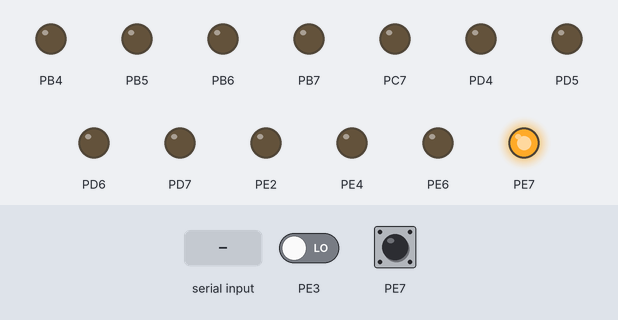
Recording of a program running on a simulated ATmega64, built with avr-gcc and emulated at 8 MHz. Shown: output pins drawn as LEDs (lit = HIGH). Inputs (shaded band) come from the test bench; at power-on: PE7 LOW, PE3 LOW. Pins used as bus, display or sensor lines are not drawn; what the program prints to the serial monitor is not drawn.

Above: at 1.2 s.
1.3 s: PE7 pulled LOW for 0.15 s
At 1.8 s:
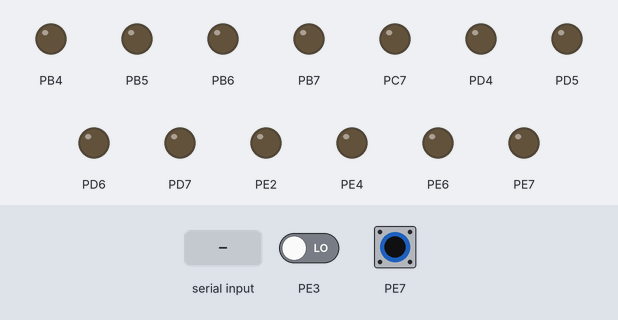
2.9 s: "1" received over the second serial link
Timing chart, 0 to 5.9 s (numbered marks = the images above; inputs shaded):
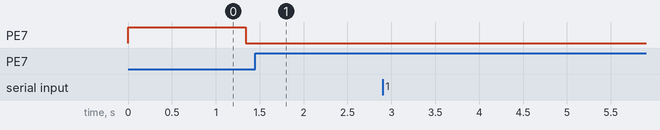

The program:

main.c
```c
#define F_CPU 8000000UL
#include <avr/io.h>
#include <avr/interrupt.h>
#include <util/delay.h>
#include <inttypes.h>
#include "rs.h"
#include "UART.h"
#include "lcd_init.h"

extern uint8_t data_fogad;
void Init();
void kijelzes(char asd);

int main(void)
{
    Init();
	char receive;
	char counter=0;
	char hely=0;
	LCD_goto(0, 0);

    while(1)
    {
		LCD_data(data_fogad);

		receive=USART_Receive();
		RS_sendframe(receive);

		kijelzes(receive);

		if (++counter==4)
		{
			counter=0;
			if (++hely==4)
			{
				hely=0;
			}
			LCD_goto(hely, 0);
		}
    }
}

void Init()
{
	USART_Init(MYUBRR);
	RS_init();
	LCD_init(0, 2);
}

void kijelzes(char asd)
{
	if (((asd&0xF0)>>4)<10) LCD_data(((asd&0xF0)>>4)+48);
	else LCD_data(((asd&0xF0)>>4)+55);

	if ((asd&0x0F)<10) LCD_data((asd&0x0F)+48);
	else LCD_data((asd&0x0F)+55);

	LCD_data(' ');
}
```

UART.c
```c
#include <avr/io.h>
#include "UART.h"

void USART_Init( unsigned int ubrr )
{
	/* Set baud rate */
	UBRR0H = (unsigned char)(ubrr>>8);
	UBRR0L = (unsigned char)ubrr;
	/* Enable receiver and transmitter */
	UCSR0B = (1<<RXEN0)|(1<<TXEN0);
	/* Set frame format: 8data, 2stop bit */
	UCSR0C = (1<<USBS0)|(1<<UCSZ00)|(1<<UCSZ01);

	/* Set baud rate */
	UBRR1H = (unsigned char)(ubrr>>8);
	UBRR1L = (unsigned char)ubrr;
	/* Enable receiver and transmitter */
	UCSR1B = (1<<RXEN1)|(1<<TXEN1)| (1 << RXCIE1);
	/* Set frame format: 8data, 2stop bit */
	UCSR1C = (1<<USBS1)|(3<<UCSZ10);
}

void USART_Transmit( unsigned char data )
{
	/* Wait for empty transmit buffer */
	while ( !( UCSR0A & (1<<UDRE0)) )
	;
	/* Put data into buffer, sends the data */
	UDR0 = data;
}

unsigned char USART_Receive( void )
{
	/* Wait for data to be received */
	while ( !(UCSR0A & (1<<RXC0)) )
	;
	/* Get and return received data from buffer */
	return UDR0;
}
```

UART.h
```c
#include <avr/io.h>

#ifndef UART_H_
#define UART_H_

#define FOSC 8000000// Clock Speed
#define BAUD 9600
#define MYUBRR FOSC/16/BAUD-1

unsigned char USART_Receive( void );
void USART_Init( unsigned int ubrr );
void USART_Transmit( unsigned char data );

#endif /* UART_H_ */
```

rs.c
```c
// rs.c
#include "rs.h"
#include <avr/interrupt.h>
#include <string.h>
#include "UART.h"
#define F_CPU 8000000UL
#include <util/delay.h>
#include "lcd_init.h"

uint8_t data_fogad;

void RS_init() {

	DDRB |= 0xF0;
	DDRD |= 0b11111000;
	DDRD &= 0b11111011;

	DDRC |= (1<<7);
	DDRE |= (1<<2);

	sei();
}

ISR(USART1_RX_vect)
{
	USART_Transmit(UDR1);
	data_fogad=UDR1;


	//if (((data_fogad&0xF0)>>4)<10) LCD_data(((data_fogad)>>4)+48);
	//else LCD_data(((data_fogad)>>4)+55);
	//
	//if ((data_fogad&0x0F)<10) LCD_data((data_fogad)+48);
	//else LCD_data((data_fogad&0x0F)+55);
	//
	//LCD_data(' ');
}

ISR(USART1_TX_vect) {
	UCSR1B &= ~(1<<TXCIE1);
	RS_releasebus();
}

void RS_drivebus() {
	PORTC |= (1<<7);
	PORTE |= (1<<2);
}

void RS_releasebus() {
	PORTC &= ~(1<<7);
	PORTE &= ~(1<<2);
}

void RS_sendframe(char data)
{
	RS_drivebus();

	UDR1 = data;
	while(!(UCSR1A&(1<<UDRE1))) {}

	UCSR1B |= (1<<TXCIE1);
}
```

rs.h
```c
//rs.h
#ifndef __RS485_H_
#define __RS485_H_

#include <inttypes.h>
#include <avr/io.h>

extern void RS_init();

extern void RS_drivebus();
extern void RS_releasebus();

extern void RS_sendframe(char data);

#endif
```

lcd_init.c
```c
#define F_CPU 8000000UL
#include <util/delay.h>
#include <inttypes.h>
#include <avr/io.h>
#include "lcd_init.h"

void LCD_init(uint8_t e_bl_cur, uint8_t nodl_cf)
{
	DDRE|=0xF0;  //data7...4 out    DDRE utolsó 4 bitjét kimenetre állítja
	DDRF|=(1<<LCD_RS)|(1<<LCD_RW)|(1<<LCD_EN);  //RS, R/W, EN out    DDRF 1,2,3 bitjét kimenetre állítja
	PORTF&=~(1<<LCD_RW);  //PORTF 2. bitjét 0-ba rakja   Write data
	PORTF&=~(1<<LCD_RS);  //PORTF 1. bitjébe 0-át rak
	PORTE=0x20;  //0x20 parancs: Function set -Sets interface data length    24.oldal hitachi, alap beállítások

	ENABLE  //delay
	ENABLE  //__| |__  EN bit 0-1 váltakozása talán az elõzõ parancs biztos beállta miatt
	ENABLE  //4 bites üzemmód, 8x5pixel, 2soros//üzemmód választás//nem tudjuk, hogy bekapcsolás után éppen milyenben van

	switch(nodl_cf)
	{
		case 0: LCD_cmd(0x20);
				LCD_cmd(0x20);
				LCD_cmd(0x20); break; // number of display lines: 1 line  character font 5x8
		case 1: LCD_cmd(0x24);
				LCD_cmd(0x24);
				LCD_cmd(0x24); break; // number of display lines: 1 line  character font 5x10
		case 2:	LCD_cmd(0x28);
				LCD_cmd(0x28);
				LCD_cmd(0x28); break; // number of display lines: 2 line  character font 5x8  ezt használd
		case 3: LCD_cmd(0x2C);
				LCD_cmd(0x2C);
				LCD_cmd(0x2C); break; // number of display lines: 2 line  character font 5x10 ugyan az
	}

	LCD_cmd(0x02);
	LCD_cmd(0x01);

	switch(e_bl_cur)
	{
		case 0: LCD_cmd(0x08 | (1<<LCD_E) | (0<<LCD_CUR) | (0<<LCD_BL)); break; //kurzor villog ki, aláhúzás ki, LCD be 0x08
		case 1: LCD_cmd(0x08 | (1<<LCD_E) | (0<<LCD_CUR) | (1<<LCD_BL)); break; //kurzor villog ki, aláhúzás be, LCD be 0x10
		case 2: LCD_cmd(0x08 | (1<<LCD_E) | (1<<LCD_CUR) | (0<<LCD_BL)); break; //kurzor villog be, aláhúzás ki, LCD be 0x12
		case 3: LCD_cmd(0x08 | (1<<LCD_E) | (1<<LCD_CUR) | (1<<LCD_BL)); break; //kurzor villog be, aláhúzás be, LCD be 0x14
	}
}

void LCD_busy(void)
{													//BF olvasása
	uint8_t busy;
	DDRE&=~(1<<PE7);  //DDRE 7. bitjébe 0-át rak? bemenet    ott olvassuk majd a BF-et (D7-PE7)
	PORTF&=~(1<<LCD_RS);  //Státusz infó   PORTF 1. bitje 0
	PORTF|=(1<<LCD_RW);  //olvasás    PORTF 2. bitje 1

	do
	{
		busy=0;
		PORTF|=(1<<LCD_EN);  //EN<-1 PORTF 3. bitje 1
		_delay_us(1);  //felfutó
		busy=(PINE&(1<<PE7));  //átadjuk a BF értékét  PINE 0x80-ba
		PORTF&=~(1<<LCD_EN);  //EN<-0 PORTF 3. bit 0,1,0
		_delay_us(1);
		PORTF|=(1<<LCD_EN);  //EN<-1
		_delay_us(1);
		PORTF&=~(1<<LCD_EN);  //EN<-0
		_delay_us(1);
	}
	while(busy);  //ha busy 0 akk kilép

	PORTF&=~(1<<LCD_RW);  //R/W<-0 write
	DDRE|=(1<<PE7);  //PE7<-1
}

void LCD_cmd(uint8_t parancs)
{
	LCD_busy();  //Megvárjuk még felszabadul
	PORTF&=~(1<<LCD_RS);  //Parancs  PORTF 1,2,3 bitje 0-ba
	PORTF&=~(1<<LCD_RW);  //Küldés
	PORTF&=~(1<<LCD_EN);  //EN<-0
	PORTE&=~(0xF0);  //PORTE felsõ 4 bitje 0-ba
	PORTE|=(parancs&0xF0);  //felsõ 4 bit küldése  PORTE  cmd felsõ 4 bitjének a kirakása a felsõ 4 bitre
	ENABLE
	PORTE&=~(0xF0);  // PORTE 0-zás
	PORTE|=((parancs<<4)&0xF0);  //alsó 4 bit küldése cmd alsó kiküldés
	ENABLE
}

void LCD_data(uint8_t data)
{
	LCD_busy();  //Megvárjuk még felszabadul
	PORTF|=(1<<LCD_RS);  //Adatregiszter
	PORTF&=~(1<<LCD_RW);  //írás
	PORTF&=~(1<<LCD_EN);  //EN<-0
	PORTE&=~(0xF0);
	PORTE|=(data&0xF0);  //4 felsõ bit kitétele
	ENABLE
	PORTE&=~(0xF0);
	PORTE|=((data<<4)&0xF0);  //alsó 4 bit kitétele
	ENABLE
}

void LCD_Puts(char *adat)
{
	while(*adat)
	{
		LCD_data(*adat);
		adat++;
	}
}

void LCD_goto(unsigned char sor, unsigned char hely)
{
	if(sor>=2)
	{
		sor=sor-2;
		hely=hely+16;
	}
	LCD_cmd((1<<7)|(sor<<6)|hely);
}
```

lcd_init.h
```c
/*LCD kezelés

Kurzor, aláhúzás, lcd be/ki beállítások  (X) /// (Y) lcd sor beállítások:    Main-be!!!
	LCD_init(X, Y)   X=0 kurzor villog ki, aláhúzás ki
					 X=1 kurzor villog ki, aláhúzás be
					 X=2 kurzor villog be, aláhúzás ki
					 X=3 kurzor villog be, aláhúzás be
					 X>=4 LCD ki

					 Y=0 number of display lines: 1 line  character font 5x8
					 Y=1 number of display lines: 1 line  character font 5x10
					 Y=2 number of display lines: 2 line  character font 5x8  ezt használd
					 Y=3 number of display lines: 2 line  character font 5x10 ugyan az

--------------------------------------------------------------------------------------------

Cursor helyezés: LCD_goto(unsigned char sor, unsigned char hely)

Szöveg kiírás: LCD_Puts(char *adat)  szöveg kiírása " "

Változó kiírás: LDC_data(char data)  változó kiírása  1 ASCII kód!

*/


#ifndef LCD_INIT_H_
#define LCD_INIT_H_

	#define LCD_RS (PF1)
	#define LCD_RW (PF2)
	#define LCD_EN (PF3)

	#define ENABLE {PORTF|=(1<<LCD_EN); _delay_us(2); PORTF&=~(1<<LCD_EN); _delay_us(2);}

	#define LCD_E 2  //enable
	#define LCD_CUR 0  //cursor
	#define LCD_BL 1  //blink

	void LCD_init(uint8_t e_bl_cur, uint8_t nodl_cf);
	void LCD_busy(void);
	void LCD_cmd(uint8_t parancs);
	void LCD_data(uint8_t data);
	void LCD_Puts(char *adat);
	void LCD_goto(unsigned char sor, unsigned char hely);

#endif /* LCD_INIT_H_ */
```

Measured:
- after the input at 1.3 s, PE7: HIGH → LOW at once
